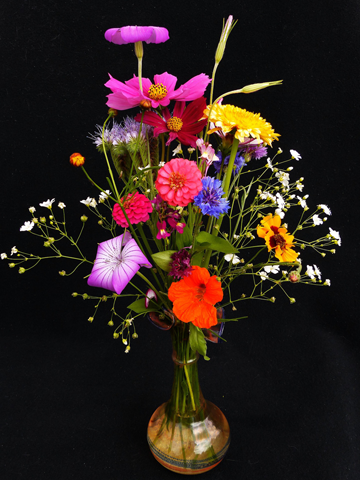
#> input picture Python/Metadata/Metadata Part 2/flowers.bmp, 360 x 480 px
$ jupyter execute --allow-errors 'Metadata Part 2 (2022).ipynb'
#> lines starting #> are read from the running program, lines starting #| are printed output that depends on the picture
# <u>Data, Metadata and APIs</u>
# <u>Part 2: Photo Filter Review (Modifying Data)</u>

Now that we know how bitmap uses bytes to encode image data, we can have some fun by manipulating those bytes. The results look like the types of filters you might apply to your photographs on Instagram, Snapchat, etc. We did this same thing first semester with HTML/JavaScript.

### <u>Taking an Image File as Input</u>

We first start by writing the bytes of _flowers.bmp_ to a byte array named *original_bytes*. In this case, _flowers.bmp_ is the **input** for our algorithm:

[cell 1]
# Create a byte array from the binary data in flowers.bmp
with open("flowers.bmp", 'rb') as original_image:
    original_data = original_image.read()
    original_bytes = bytearray(original_data)
    print(original_bytes[:50])

It looks like nothing happened, but the image data is currently stored in the variable *original_bytes*, just waiting to be modified. Just in case you forgot from yesterday, here's what this image looks like:

[cell 2]
# Display flowers.bmp
from PIL import Image
img = Image.open("flowers.bmp")
#> img is the input picture: PIL image 360x480 RGB; mean R, G, B 47.5, 33.3, 28.8
img.save("output/flowers.png",'png')

from IPython.display import Image
Image(filename="output/flowers.png")

### <u>Abstraction to Manage the Complexity of your Algorithm</u>

One example of abstraction is giving a name to an algorithm (defining a function). For example, think about when your parents say, "Clean your room!" This is actually an abstraction for a multistep procedure: "Make your bed, fold & put away your laundry, throw away any garbage that is on your desk/floor, and return any dirty dishes to the kitchen." In pseudocode:

def clean_room():

    make_bed()

    fold_laundry()

    throw_away_garbage()

    return_dishes()

The benefit of *defining clean_room()* is that if you need to refer to these steps in future algorithms, you just have to write *clean_room()* instead of having to write a lot of additional code: *make_bed()*, *fold_laundry()*, *throw_away_garbage()*, and *return_dishes()*.

That is, **abstraction** allows us to _manage the complexity of a program_.

Here are three functions that we will use to help manage the complexity of our program.

##### <u>Abstraction 1: A function that creates a list of pixels from the bytes of the .bmp file</u>

We will use the function *bitmap\_to\_pixels(byte\_array)* any time we want to convert a new _.bmp_ file to a list of RGB pixels:

[cell 3]
# Summary: Reads a bitmap byte array and return the file header and a list of pixels (RGB triples)
# Parameters: A byte array from a bitmap
# Return: A tuple in the form of (header, RGB triples list)

def bitmap_to_pixels(byte_array):
    pixels_list = []
    length_of_image_bytes = len(byte_array) - 54 # Read after the 54th byte
    number_of_pixels = length_of_image_bytes//3 # There are 3 bytes per pixel
    header = byte_array[:54] # This is where the metadata is stored
    for i in range(number_of_pixels):
        b = byte_array[54 + 3*i] # Read the blue byte the starts right after the header, and assign this value to 'b'
        g = byte_array[54 + 3*i + 1] # Read the green byte the starts right after the blue byte, and assign this value to 'g'
        r = byte_array[54 + 3*i + 2] # Read the red byte the starts right after the header, and assign this value to 'r'
        pixel = [r,g,b] # Store the three channels as an RGB list named 'pixel'
        pixels_list.append(pixel) # Append 'pixel' to pixel list
    return header, pixels_list # Return the file header (metadata) and list of pixels (data) as a tuple

##### <u>Abstraction 2: A function that takes a list of pixels and converts it to the bytes of a .bmp file </u>

This function, *pixels\_to\_bitmap(header, pixel\_list)*, goes in the opposite direction. It takes a file header and a list of pixels to create a bitmap byte array:

[cell 4]
# Summary: Reads a file header and list of pixels (RGB triples) and returns a bitmap byte array
# Parameters: The 1st parameter is the bitmap file header and the 2nd parameter is a list of pixels (RGB triples)
# Return: A bitmap byte array

def pixels_to_bitmap(header,pixel_list):
    byte_array = header
    number_of_pixels = len(pixel_list)
    for i in range(number_of_pixels):
        r, g, b = pixel_list[i][0], pixel_list[i][1], pixel_list[i][2]
        byte_array.append(b)
        byte_array.append(g)
        byte_array.append(r)
    return byte_array

##### <u>Abstraction 3: A function that writes out the bytes to a new .bmp file</u>

This final function, *file_writer(byte_array, new_file_name)* allows you to create a bitmap (.bmp) file from a bitmap byte array. It will save it to whatever directory you have this notebook saved in. This function allows us to create a _.bmp_ file as output.

[cell 5]
# Summary: Saves a bitmap byte array as a .bmp file with the specified filename
# Parameters: The 1st parameter is the bitmap byte array and the 2nd parameter is a string (such as 'myfile.bmp')
# Return: Technically none, but this function does write out your bitmap file

def file_writer(byte_array, new_file_name):
    full_name = new_file_name
    new_file = open(new_file_name, 'wb')
    new_file.write(byte_array)
    new_file.close()

### <u>Image Filter \#1: Turning 'Very Dark Pixels' to White</u>

A pixel is "very dark" if is is a triple of the form [x, y, z] where x < 30, y < 30, and z < 30. Let's turn these pixels white:

[cell 6]
header, pixel_list = bitmap_to_pixels(original_bytes) # Gather header and pixel list

new_pixel_list = []

for pixel in pixel_list: # Loop through every pixel
    new_pixel = pixel # Copy the original pixel
    if pixel[0] < 30 and pixel[1] < 30 and pixel[2] < 30: # Check if R<30, G<30, B<30
        new_pixel = [255, 255, 255] # Overwrite the original pixel saved
    new_pixel_list.append(new_pixel) # Add to list

new_file = pixels_to_bitmap(header, new_pixel_list) # Put file back together!

file_writer(new_file,"output/flowers_white_background.bmp") # Save the image in an output file

Let's take a look:

[cell 7]
from PIL import Image
img = Image.open("output/flowers_white_background.bmp")
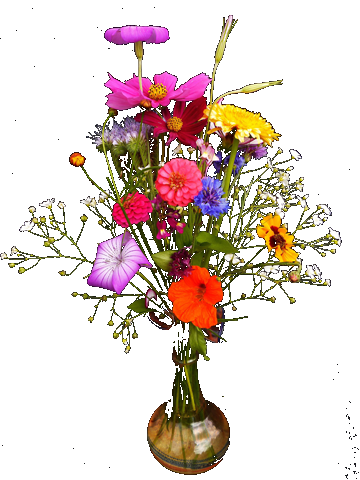
#> img: PIL image 360x480 RGB; mean R, G, B 224.8, 210.4, 204.6
img.save("output/flowers_white_background.png",'png')

from IPython.display import Image
Image(filename="output/flowers_white_background.png")

Not a bad result for just a few lines of code!

### <u>Image Filter \#1 as an Abstraction</u>

We can encapsulate the entire image filter procedure into a function:

[cell 8]
def very_dark_to_white(file_name):

    with open(file_name, 'rb') as original_image:
        original_data = original_image.read()
        original_bytes = bytearray(original_data)

    header, pixel_list = bitmap_to_pixels(original_bytes)

    new_pixel_list = []

    for pixel in pixel_list:

        new_pixel = pixel

        #####################################################
        # image filter code goes in this section ############
        #####################################################
        if pixel[0] < 30 and pixel[1] < 30 and pixel[2] < 30:
            new_pixel = [255, 255, 255]
        #####################################################

        new_pixel_list.append(new_pixel)

    new_file = pixels_to_bitmap(header, new_pixel_list)

    #Splits it then takes first part so you only get name and not ending
    original_file_name = file_name.split('.')[0]

    new_file_name = 'output/' + original_file_name + '_white_background.bmp'

    file_writer(new_file,new_file_name)

    return new_file_name

This function is an abstraction because *very\_dark\_to\_white(file\_name)* takes a _.bmp_ file as input, writes it into an array of bytes, converts the bytes to a list of RGB pixels, applies the filter, converts the pixels back to bytes, then writes the file out as a new bitmap file. That's a lot of steps!

A function like is **an abstraction that manages the complexity of a program**, because applying this procedure to another file is now a piece of cake. Let's try. Start with a new image with a lot of "very dark" pixels:

[cell 9]
# Image Source: https://pixabay.com/en/nonpareils-balls-beads-sweetness-3128506/

from PIL import Image
img = Image.open("candy.bmp")
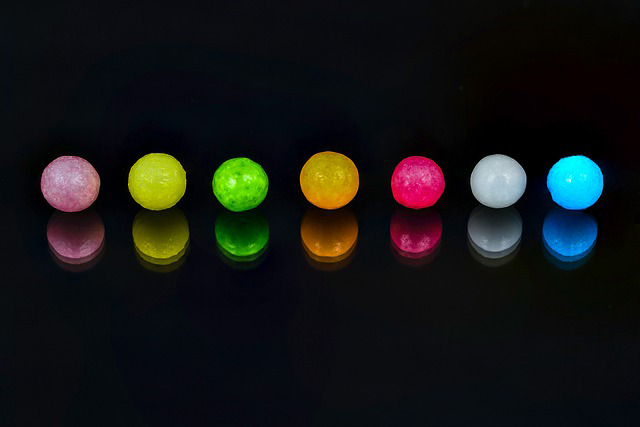
#> input picture Python/Metadata/Metadata Part 2/candy.bmp, 640 x 427 px
#> img is the input picture: PIL image 640x427 RGB; mean R, G, B 20, 21.4, 20.3
img.save("output/candy.png",'png')

from IPython.display import Image
Image(filename="output/candy.png")

Now apply the filter:

[cell 10]
very_dark_to_white('candy.bmp')

A complicated, multi-step procedure only required us to write a single line of code.

Now view the result:

[cell 11]
from PIL import Image
img = Image.open("output/candy_white_background.bmp")
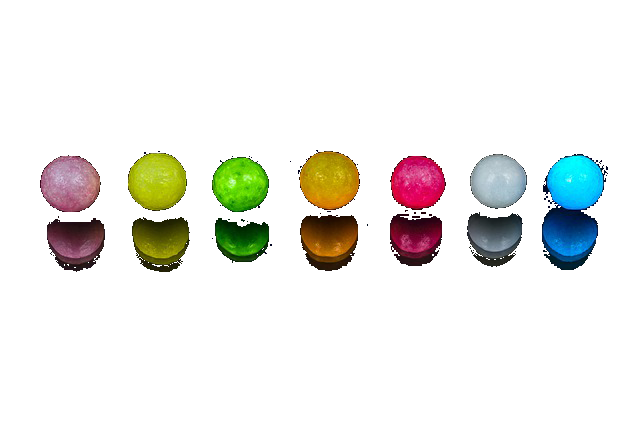
#> img: PIL image 640x427 RGB; mean R, G, B 235.5, 235.8, 231.7
img.save("output/candy_white_background.png",'png')

from IPython.display import Image
Image(filename="output/candy_white_background.png")

### <u>Image Filter \#2: Monochrome Red</u>

Now that you have the framework for an image filter, you don't need to write much code to create a "Monochrome Red" filter.

The filter needs to zero out all of the color information except for red:

[cell 12]
def red_monochrome(file_name):

#> called with file_name = 'flowers.bmp'
    with open(file_name, 'rb') as original_image:
        original_data = original_image.read()
        original_bytes = bytearray(original_data)

    header, pixel_list = bitmap_to_pixels(original_bytes)

    new_pixel_list = []

    for pixel in pixel_list:

        new_pixel = pixel

        #####################################################
        # image filter code goes in this section ############
        #####################################################
        new_pixel[1] = 0 # set the green channel to 0
        new_pixel[2] = 0 # set the blue channel to 0
        #####################################################

        new_pixel_list.append(new_pixel)

    new_file = pixels_to_bitmap(header, new_pixel_list)

    original_file_name = file_name.split('.')[0]

    new_file_name = 'output/' + original_file_name + '_red_monochrome.bmp'

    file_writer(new_file,new_file_name)

    return new_file_name

Apply the filter to the flower picture:

[cell 13]
red_monochrome("flowers.bmp")

[cell 14]
from PIL import Image
img = Image.open("output/flowers_red_monochrome.bmp")
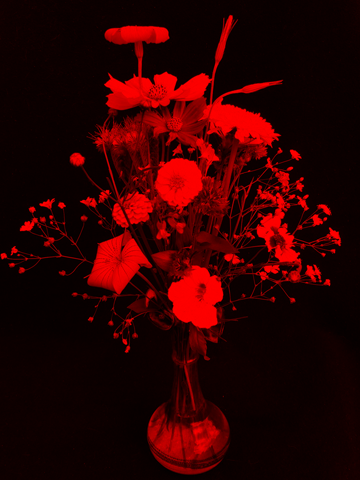
#> img: PIL image 360x480 RGB; mean R, G, B 47.5, 0, 0
img.save("output/flowers_red_monochrome.png",'png')

from IPython.display import Image
Image(filename="output/flowers_red_monochrome.png")

It looks like a bouquet of flowers in an old photography darkroom.

### <u>Task #1: Grayscale (Black and White) Filter</u>

Create a grayscale (black and white) filter. Display your results and explain how your code works.

*Hint: Pure gray requires all three color channels to have the same value. Also, your filter must be in the form of a function.*

[cell 15]
def grayscale(file_name):

#> called with file_name = 'flowers.bmp'
    with open(file_name, 'rb') as original_image:
        original_data = original_image.read()
        original_bytes = bytearray(original_data)

    header, pixel_list = bitmap_to_pixels(original_bytes)

    new_pixel_list = []

    for pixel in pixel_list:

        new_pixel = pixel

        new_pixel[0] = new_pixel[1] = new_pixel[2] = int(sum(pixel)/3)

        new_pixel_list.append(new_pixel)

    new_file = pixels_to_bitmap(header, new_pixel_list)

    original_file_name = file_name.split('.')[0]

    new_file_name = 'output/' + original_file_name + '_grayscale.bmp'

    file_writer(new_file,new_file_name)

    return new_file_name

[cell 16]
grayscale("flowers.bmp")

[cell 17]
from PIL import Image
img = Image.open("output/flowers_grayscale.bmp")
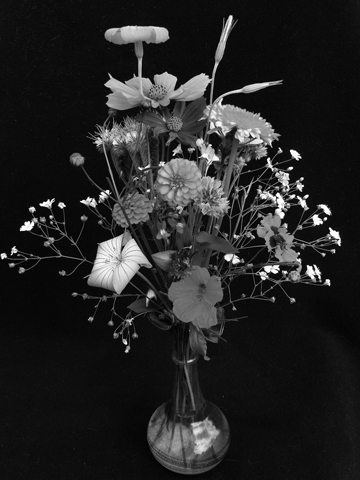
#> img: PIL image 360x480 RGB; min 0, max 255, mean 36.2
img.save("output/flowers_grayscale.png",'png')

from IPython.display import Image
Image(filename="output/flowers_grayscale.png")

### <u>Task #2: Mystery Filter</u>

Below is some code to insert into a function, *mystery_filter(file_name)*. Based on what you see in the code, what do you think it will do to the image? Explain, and also test your hypothesis on *red1.bmp* and *red2.bmp*.

**<u>Your Answer:</u>**

Here is the code you need to create your mystery filter:

#> (a cell that did not finish here is left out)

[cell 19]
def mystery_filter(file_name):

#> called with file_name = 'flowers.bmp'
    with open(file_name, 'rb') as original_image:
        original_data = original_image.read()
        original_bytes = bytearray(original_data)

    header, pixel_list = bitmap_to_pixels(original_bytes)

    new_pixel_list = []

    for pixel in pixel_list:

        new_pixel = pixel

        if not (pixel[0] > 120 and pixel[1] < 80 and pixel[2] < 80):
            average = (pixel[0]+pixel[1]+pixel[2])//3
            new_pixel[0] = average
            new_pixel[1] = average
            new_pixel[2] = average

        new_pixel_list.append(new_pixel)

    new_file = pixels_to_bitmap(header, new_pixel_list)

    original_file_name = file_name.split('.')[0]

    new_file_name = 'output/' + original_file_name + '_mystery_filter.bmp'

    file_writer(new_file,new_file_name)

    return new_file_name

[cell 20]
mystery_filter("flowers.bmp")

[cell 21]
from PIL import Image
img = Image.open("output/flowers_mystery_filter.bmp")
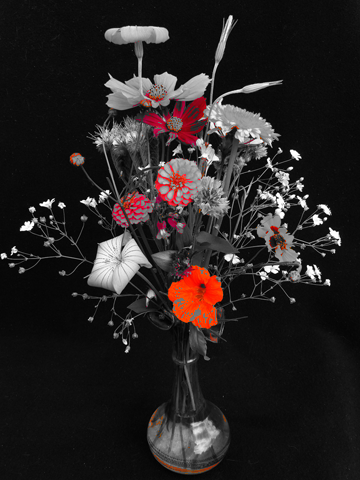
#> img: PIL image 360x480 RGB; mean R, G, B 39.6, 34.6, 34.2
img.save("output/flowers_mystery_filter.png",'png')

from IPython.display import Image
Image(filename="output/flowers_mystery_filter.png")

Next, here is *red1.bmp*, one of the pictures to which you must apply your mystery filter:

#> (a cell that did not finish here is left out)


[cell 23]
# Here is red1.bmp:

from PIL import Image
#> (the rest of this cell did not finish here and is left out)

Finally, here is *red2.bmp*, the other picture to which you must apply your mystery filter:

#> (a cell that did not finish here is left out)


[cell 25]
# Here is red2.bmp:
from PIL import Image
#> (the rest of this cell did not finish here and is left out)

### <u>Task #3: The Secret Message</u>

Hidden in this bitmap's red noise is a secret message. Find it!

*Hint: Many of you solved this puzzle during first semester. You can look back at old code if you'd like, but this time solve it using Python.*

[cell 26]
def secret_message_filter(file_name):

    with open(file_name, 'rb') as original_image:
        original_data = original_image.read()
        original_bytes = bytearray(original_data)

    header, pixel_list = bitmap_to_pixels(original_bytes)

    new_pixel_list = []

    for pixel in pixel_list:

        new_pixel = pixel

        if pixel[0] == 255:
            new_pixel[0] = new_pixel[1] = new_pixel[2] = 255
        elif pixel[1] == 255 and pixel[2] == 255:
            new_pixel[0] = new_pixel[1] = new_pixel[2] = 0

        new_pixel_list.append(new_pixel)

    new_file = pixels_to_bitmap(header, new_pixel_list)

    original_file_name = file_name.split('.')[0]

    new_file_name = 'output/' + original_file_name + '_secret_message_filter.bmp'

    file_writer(new_file,new_file_name)

    return new_file_name

#> (a cell that did not finish here is left out)

[cell 28]
from PIL import Image
#> (the rest of this cell did not finish here and is left out)

What is the secret message, and how did you find it?

**<u>Your Answer:</u>** I changed all the pixles to white if the pixel was red. If the pixel had a 255 for green and blue then I change it to be black.

### <u>Task #4: The French-to-Irish Filter</u>

Here's a French flag. Write a filter that transforms it into an Irish flag.

*Hint: You may want to write some code to find out the RGB values of the three colors in this flag. Your filter must be in the form of a function.*

[cell 29]
from PIL import Image
#> (the rest of this cell did not finish here and is left out)

[cell 30]
import colorsys
def convert_rgb_to_hsv(red, green, blue):

#> called with red = 178, green = 123, blue = 249
    red_percentage = red / float(255)
#> red_percentage = 0.698
    green_percentage = green / float(255)
    blue_percentage = blue / float(255)

    color_hsv_percentage=colorsys.rgb_to_hsv(red_percentage, green_percentage, blue_percentage)
#> color_hsv_percentage = (0.739, 0.506, 0.976)
    #print(color_hsv_percentage)

    color_h=360*color_hsv_percentage[0]
#> color_h = 266.2
    color_s=100*color_hsv_percentage[1]
#> color_s = 50.6
    color_v=100*color_hsv_percentage[2]
#> color_v = 97.65
    return (color_h, color_s, color_v)
print(convert_rgb_to_hsv(178,123,249))

[cell 31]
import colorsys
def convert_hsv_to_rgb(red, green, blue):

#> called with red = 266.2, green = 50.6, blue = 97.65
    red_percentage = red / float(360)
#> red_percentage = 0.739
    green_percentage = green / float(100)
    blue_percentage = blue / float(100)
    #print('red_percentage, green_percentage, blue_percentage',red_percentage, green_percentage, blue_percentage)

    color_hsv_percentage=colorsys.rgb_to_hsv(red_percentage, green_percentage, blue_percentage)
#> color_hsv_percentage = (0.749, 0.482, 0.976)

    color_hsv_percentage = map(lambda x: x*255, color_hsv_percentage)

    return list(color_hsv_percentage)
print(convert_hsv_to_rgb(266.1904761904762, 50.602409638554214, 97.6470588235294))

[cell 32]
def french_to_irish(file_name):

    with open(file_name, 'rb') as original_image:
        original_data = original_image.read()
        original_bytes = bytearray(original_data)

    header, pixel_list = bitmap_to_pixels(original_bytes)

    new_pixel_list = []

    for pixel in pixel_list:
        new_pixel = pixel
        pixel = convert_rgb_to_hsv(pixel[0], pixel[1], pixel[2])

        if 190<pixel[0]<250 and pixel[1]>40 and pixel[2]>40:
            new_pixel[0] = 22
            new_pixel[1] = 155
            new_pixel[2] = 98
        elif (0<pixel[0]<20 or 345<pixel[0]<360) and pixel[1]>40 and pixel[2]>40:
            new_pixel[0] = 255
            new_pixel[1] = 136
            new_pixel[2] = 62


        new_pixel_list.append(new_pixel)

    new_file = pixels_to_bitmap(header, new_pixel_list)

    original_file_name = file_name.split('.')[0]

    new_file_name = 'output/' + original_file_name + '_secret_message_filter.bmp'

    file_writer(new_file,new_file_name)

    return new_file_name

#> (a cell that did not finish here is left out)

[cell 34]
from PIL import Image
#> (the rest of this cell did not finish here and is left out)

### <u>Task #5: Exploring Types of Output</u>

Run the following code cell below. Then explain what the code does and why it is useful.

*Hint: If you run the cell but can't tell what it did, look in the folder where this notebook is located. You might find something interesting.*

**<u>Your Answer:</u>**

[cell 35]
output_string = """
<html>
<head>
<style>
    body {
        background-color: #BBBBBB;
        text-align: center;
    }
</style>
<script>
    function changePic(){
        document.getElementById('idPic').src = 'flowers.bmp';
        document.getElementById('idHeader').innerHTML = 'Original Image:';
        document.body.style.backgroundColor = '#FFAA00';
    }
</script>

</head>

<body>
<h1 id='idHeader'>Filtered Image:</h1>
"""

output_string += "<img id='idPic' src='" + red_monochrome("flowers.bmp") + "'>"
